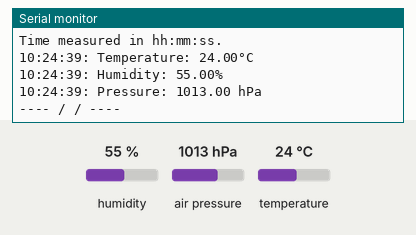
Recording of a sketch running on a simulated ESP32. Shown: the last lines printed to the serial monitor. The test bench sets the inputs (shaded band); at power-on: humidity 55 %, air pressure 1013 hPa, temperature 24 °C. WiFi joins after 1.5 s; servers stay silent unless stated; network time is answered at once with the bench clock; the local clock reads 2024-03-15 10:24:30 at power-on unless the sketch sets it; nothing arrives over Bluetooth unless stated; a phone connects over Bluetooth LE 3 s after start.

Above: at 9.8 s.
9.9 s: humidity set to 22 %
At 10.6 s:
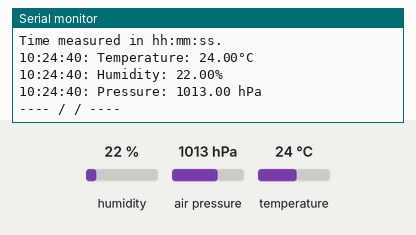
12.1 s: air pressure set to 952 hPa
At 12.1 s:
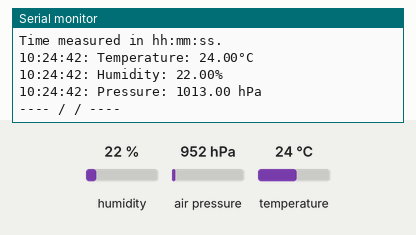
14.3 s: temperature set to 12 °C
At 15.6 s:
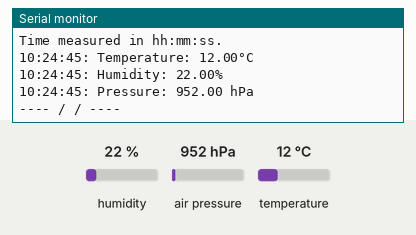
16.5 s: air pressure set to 975 hPa
At 17.8 s:
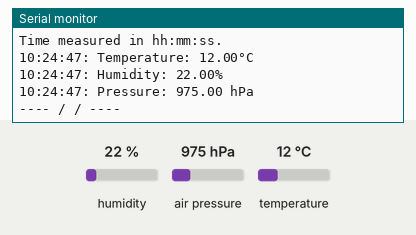
18.7 s: humidity set to 40 %
At 19.8 s:
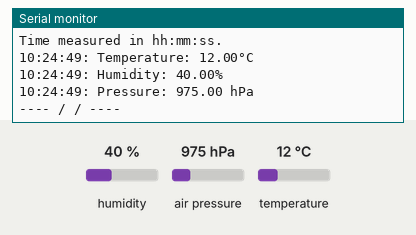
Timing chart, 0 to 21.7 s (numbered marks = the images above; inputs shaded):
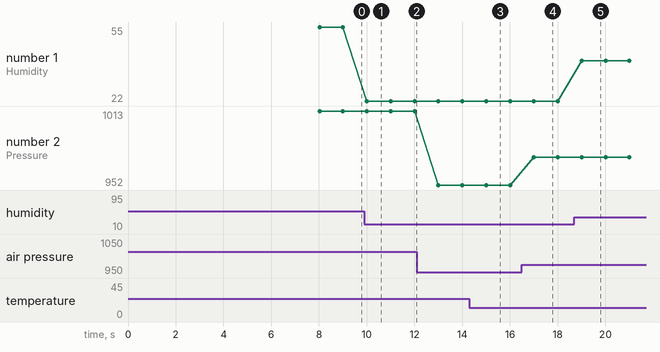

Measured:
- after the input at 9.9 s, the serial monitor: prints a new line after 0.11 s (image 1)
- after the input at 14.3 s, the serial monitor: prints a new line after 0.70 s (image 3)
- after the input at 16.5 s, the serial monitor: prints a new line after 0.51 s (image 4)
- after the input at 18.7 s, the serial monitor: prints a new line after 0.31 s (image 5)
- plotted number 1: 55 → 22 after the input at 9.9 s, 22 → 40 after the input at 18.7 s
- plotted number 2: 1013 → 952 after the input at 12.1 s, 952 → 975 after the input at 16.5 s

The sketch:

A_Server_0_1.ino
```cpp
#include <ETH.h>
#include <WiFi.h>
#include <WiFiAP.h>
#include <WiFiClient.h>
#include <WiFiGeneric.h>
#include <WiFiMulti.h>
#include <WiFiScan.h>
#include <WiFiServer.h>
#include <WiFiSTA.h>
#include <WiFiType.h>
#include <WiFiUdp.h>


#include <NTPClient.h>
#include <DHT.h>
#include <DHT_U.h>
#include <BLEDevice.h>
#include <BLEServer.h>
#include <BLEUtils.h>
#include <BLE2902.h>
#include <Wire.h>
#include <Adafruit_Sensor.h>
#include <Adafruit_BME280.h>

//Sensors Defines
#define temperatureCelsius

//Time_NTP
WiFiClient client;
WiFiUDP ntpUDP;
NTPClient timeClient(ntpUDP, "europe.pool.ntp.org");

char ssid[]= "LAP3";
char pass[]= "LAP3LAP3";


//DHT
    #define DHTPIN 17
    #define DHTTYPE DHT11
    DHT_Unified dht(DHTPIN, DHTTYPE);

  //BME
    Adafruit_BME280 bme; // I2C

//BLE Defines
#define bleServerName "grupo_2_ESP"
#define SERVICE_UUID "1aa3d607-8465-4476-a592-40a6b0f14efb"
bool deviceConnected = false;

#define temperatureCelsius
  BLECharacteristic bmeCharacteristics("b673b689-9772-47a8-825d-51f07e9a3098", BLECharacteristic::PROPERTY_NOTIFY);
  BLEDescriptor bmeDescriptor(BLEUUID((uint16_t)0x2902)); //check why this


//Variables to keep sensors outputs
float temp;
float tempF;
float hum;
float pressure;


//Setup callbacks onConnect and onDisconnect
class MyServerCallbacks: public BLEServerCallbacks {
  void onConnect(BLEServer* pServer) {
    deviceConnected = true;
  };
  void onDisconnect(BLEServer* pServer) {
    deviceConnected = false;
  }
};

//Initiate de BME Sensor
void initBME(){
  if (!bme.begin(0x76)) {
    Serial.println("Could not find a valid BME280 sensor, check wiring!");
    while (1);
  }
}


void setup() {

  // Start serial communication
    Serial.begin(115200);
    WiFi.mode(WIFI_STA);
  //Init DHT
  dht.begin();
  sensor_t sensor;
  dht.temperature().getSensor(&sensor);
  dht.humidity().getSensor(&sensor);

  //Init BME
  initBME();

  // Create the BLE Device
  BLEDevice::init(bleServerName);

  // Create the BLE Server
  BLEServer *pServer = BLEDevice::createServer();
  pServer->setCallbacks(new MyServerCallbacks());

  // Create the BLE Service
  BLEService *bmeService = pServer->createService(SERVICE_UUID);

  // Create BLE Characteristics and Create a BLE Descriptor
  // Temperature
  #define temperatureCelsius
    bmeService->addCharacteristic(&bmeCharacteristics);
    bmeDescriptor.setValue("BME values");
    bmeCharacteristics.addDescriptor(&bmeDescriptor);

  // Start the service
  bmeService->start();

  // Start advertising
  BLEAdvertising *pAdvertising = BLEDevice::getAdvertising();
  pAdvertising->addServiceUUID(SERVICE_UUID);
  pServer->getAdvertising()->start();
  Serial.println("\nWaiting a client connection to notify...");

  timeClient.begin();
  timeClient.setTimeOffset(0);
}

int startTime = timeClient.getEpochTime();
int startTime2 = timeClient.getEpochTime()-20;

void loop() {


  static char tempStringC[4];
  //timeClient.update();

  if (deviceConnected) {
    if(WiFi.status() != WL_CONNECTED){
        Serial.print("Attempting to connect to SSID: ");
        Serial.println("LAP3");
        while(WiFi.status() != WL_CONNECTED){
          WiFi.begin(ssid, pass);  // Connect to WPA/WPA2 network. Change this line if using open or WEP network
          Serial.print(".");
          delay(5000);
        }
        Serial.println("\nConnected WiFi.\n");
      }
      if(timeClient.getEpochTime()-startTime>=1){
    timeClient.update();
    String formattedTime = timeClient.getFormattedTime();
    startTime=timeClient.getEpochTime();
    pressure = bme.readPressure()/100;
    sensors_event_t event;
    // Get temperature event and print its value.
    Serial.print("\n----> New Measurements <----\n");
    Serial.print("Time measured in hh:mm:ss.\n");
    dht.temperature().getEvent(&event);
    if (isnan(event.temperature)) {
      Serial.println(F("Error reading temperature!"));
    }else{
      Serial.print(formattedTime);
      Serial.print(F(": Temperature: "));
      Serial.print(event.temperature);
      dtostrf(event.temperature,4,1,tempStringC);
      Serial.println(F("°C"));
    }
    // Get humidity event and print its value.
    dht.humidity().getEvent(&event);
    if (isnan(event.relative_humidity)) {
      Serial.println(F("Error reading humidity!"));
    }else{
      Serial.print(formattedTime);
      Serial.print(F(": Humidity: "));
      Serial.print(event.relative_humidity);
      Serial.println(F("%"));
    }
    Serial.print(formattedTime);
    Serial.print(": Pressure: ");
    Serial.print(pressure);
    Serial.print(" hPa");
    Serial.print("\n---- / / ----\n");

    //Strings to pass as arguments to ThingSpeak
    static char humStringC[7];
    static char pressureStringC[3];
    static char temporC[3];

    //converts from float to charArray
    dtostrf(event.relative_humidity,2,0,humStringC);
    dtostrf(event.relative_humidity,3,0,temporC);
    dtostrf(pressure,3,0,pressureStringC);
    //for some unknown reason, when it dtostrfs the event.relative_humidity, it doesnt store on its first position event.relative_humidity[0] - only on the second event.relative_humidity[1].
    //this is some sort of solution

    //charArray to send to the client
    static char toSendC[10];
    memset(toSendC,0,10);
    //this loop is redundant, currently for some weird reason it needs is to work; this compiler is the devil: try to fix later
    for(int i=0;i<2;i++){
      humStringC[i] = temporC[i] ;
    }
    for(int i=0;i<4;i++){
      humStringC[i+2] = tempStringC[i] ;
    }

    for(int i=0;i<6;i++){
      toSendC[i]=humStringC[i];
    }
    for(int i=0;i<3;i++){
      toSendC[i+6]=pressureStringC[i];
    }

    //we are aware this burns one's eyes
    toSendC[0]=temporC[1];
    toSendC[1]=temporC[2];
    toSendC[9]='\0'; //need to have a terminator otherwise the compiler continues to print unallocated memory - its the devil

    if(timeClient.getEpochTime()-startTime2>=20){
      startTime2=timeClient.getEpochTime();
     bmeCharacteristics.setValue(toSendC);
     bmeCharacteristics.notify();
    }
  }
}
}
```
